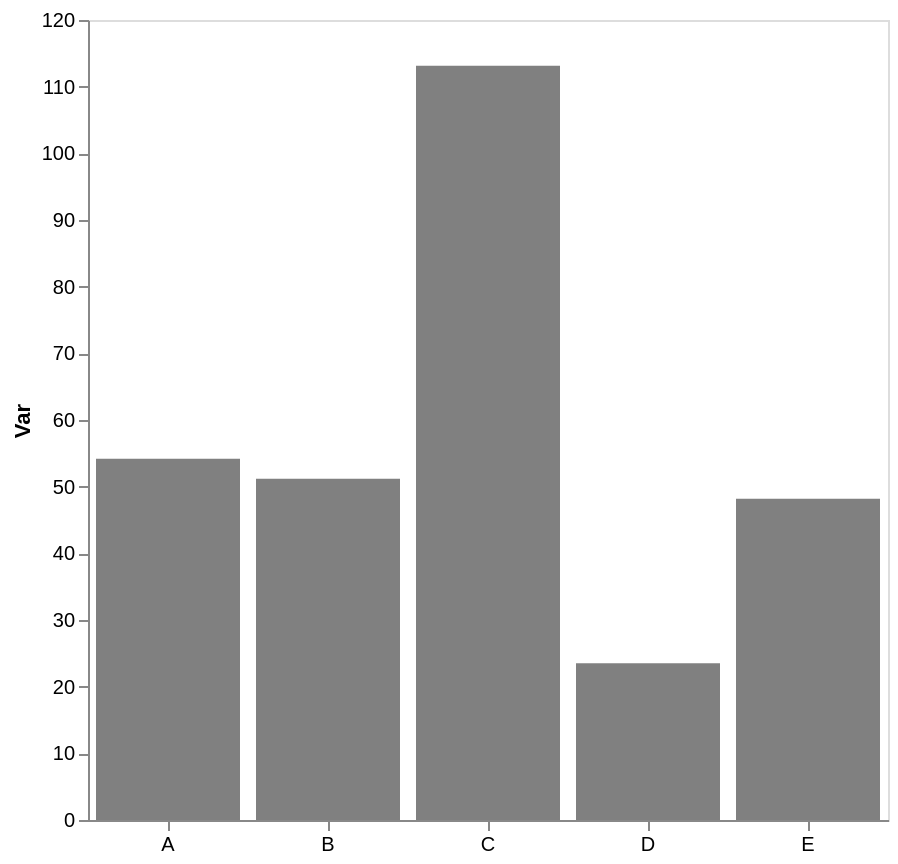

Write a Vega-Lite specification for this figure.
### Vega-Lite specification from a JSON file in a GitHub repository (floating-point values rounded to 4 significant figures)
{"config": {"view": {"continuousWidth": 300, "continuousHeight": 300}, "axis": {"grid": false}, "bar": {"color": "gray"}}, "data": {"name": "data-ff389bbf2b03b4c8db802af40b63de57"}, "mark": {"type": "bar"}, "encoding": {"x": {"axis": {"labelAngle": 0, "title": null}, "field": "cat", "type": "nominal"}, "y": {"aggregate": "mean", "axis": {"title": "Var"}, "field": "var1", "type": "quantitative"}}, "height": 400, "width": 400, "$schema": "https://vega.github.io/schema/vega-lite/v5.17.0.json", "datasets": {"data-ff389bbf2b03b4c8db802af40b63de57": [{"cat": "B", "var1": 53.22, "var2": 40.56}, {"cat": "D", "var1": 26.43, "var2": 55.13}, {"cat": "A", "var1": 52.4, "var2": 47.21}, {"cat": "E", "var1": 57.77, "var2": 43.89}, {"cat": "E", "var1": 45.53, "var2": 43.42}, {"cat": "A", "var1": 55.97, "var2": 51.16}, {"cat": "E", "var1": 46.52, "var2": 52.72}, {"cat": "D", "var1": 20.58, "var2": 48.0}, {"cat": "B", "var1": 49.16, "var2": 62.5}, {"cat": "E", "var1": 49.53, "var2": 36.08}, {"cat": "C", "var1": 113.1, "var2": 60.56}, {"cat": "E", "var1": 41.65, "var2": 56.29}]}}
